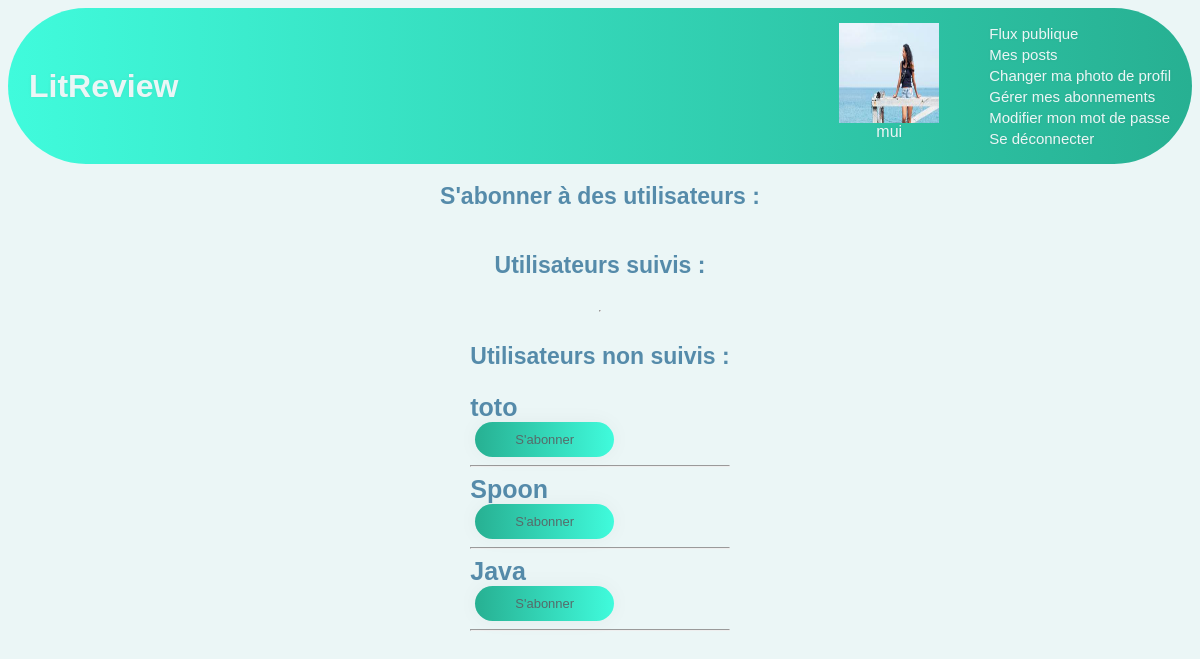
/follow/0/ (signed in), run on an earlier commit of the app's database.
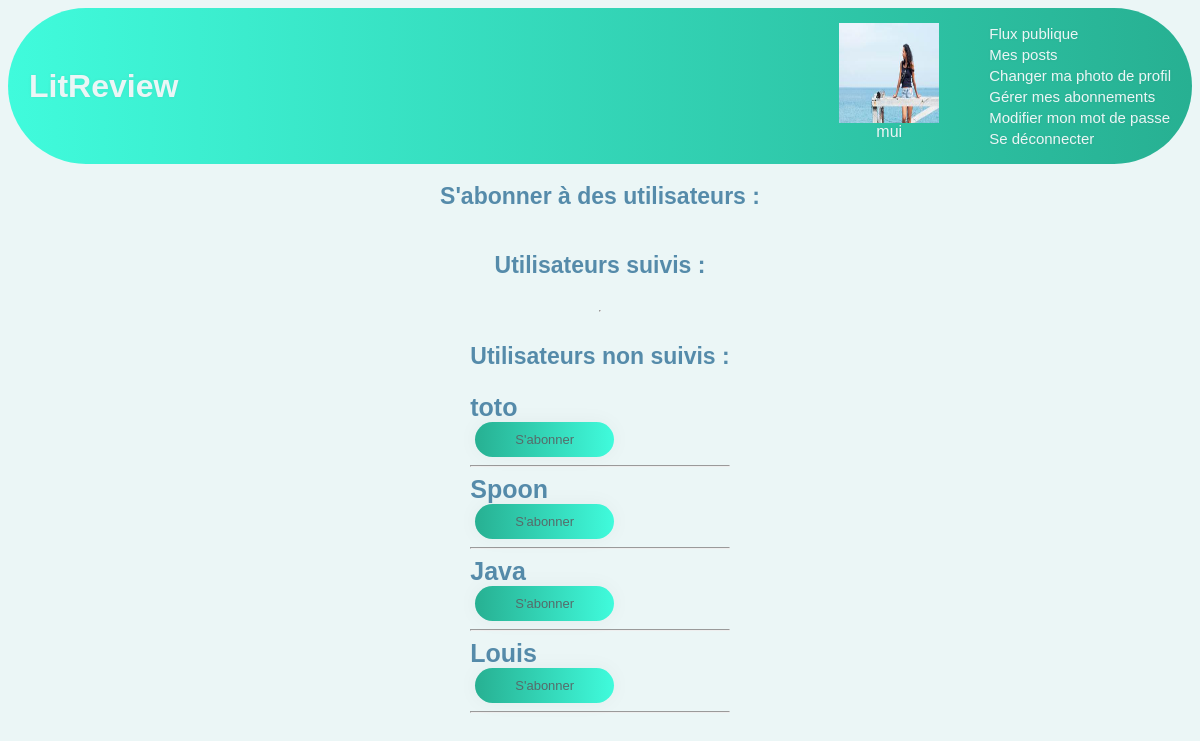
And on a later commit of the database.
### authentication/models.py (models this page shows, shortened)
class User(AbstractUser):
    profile_picture = models.ImageField(verbose_name='image', null=True, blank=True)
    IMAGE_MAX_SIZE = (300, 500)

### authentication/views.py (the view, shortened to what this page needs)
# urls.py: path('<str:type>/<int:user_id>/', authentication.views.FollowUser.as_view(), name='follow-user'),
class FollowUser(LoginRequiredMixin, View):
    def get(self, request, type, user_id):
        users = self.get_users(request)
        return render(
            request,
            'authentication/follow_users.html',
            context={
                'followed_users': users[0],
                'not_followed_users': users[1]
            }
        )
    def get_users(self, request):
        relations = list(models.UserFollow.objects.filter(
            user=request.user)
        )
        not_followed_users = list(models.User.objects.all())
        followed_users = []
        for relation in relations:
            user_followed = relation.followed_user
            not_followed_users.remove(relation.followed_user)
            followed_users.append(user_followed)
        if request.user in followed_users:
            followed_users.remove(request.user)
        elif request.user in not_followed_users:
            not_followed_users.remove(request.user)
        return (followed_users, not_followed_users)

### authentication/templates/authentication/follow_users.html (shortened to what this page needs)
{% extends 'base.html' %}
{% block content %}
    <h2>S'abonner à des utilisateurs :</h2>
    <div>
        <h3>Utilisateurs suivis :</h3>
    </div>
    <hr>
    <div>
        <h3>Utilisateurs non suivis :</h3>
        {% for not_followed_user in not_followed_users %}
        <h6 class="follow_username">{{ not_followed_user.username }}</h6> <a href="{% url 'follow-user' 'follow' not_followed_user.id %}"><button>S'abonner</button></a>
        <hr>
    {% endfor %}
    </div>
{% endblock content %}

What changed in the data, as far as the page shows it:
added User: username "Louis"
